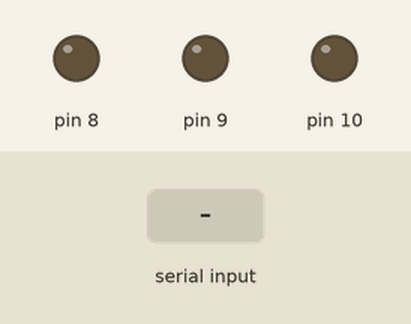
This sketch was run on a simulated Arduino Uno, built with avr-gcc and run on an emulated ATmega328P. Shown: output pins drawn as LEDs (lit = HIGH). The inputs (shaded band) are chosen by the test bench.

Above: at 1.2 s.
1.3 s: "g" received over Serial
At 2.4 s:
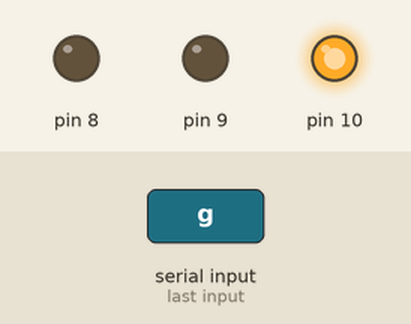
2.8 s: "y" received over Serial
At 3.5 s:
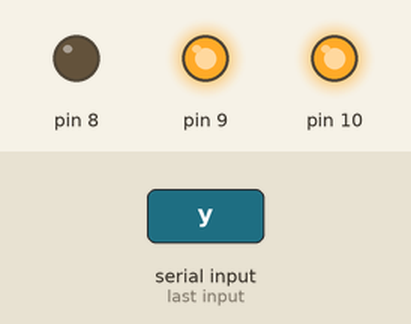
4.3 s: "r" received over Serial
At 4.7 s:
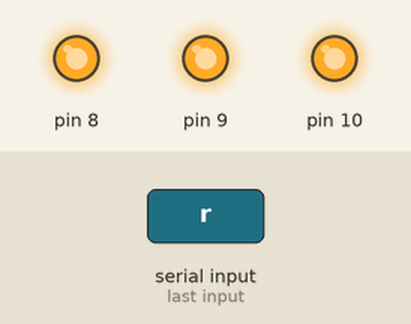
5.8 s: "f" received over Serial
At 7.0 s:
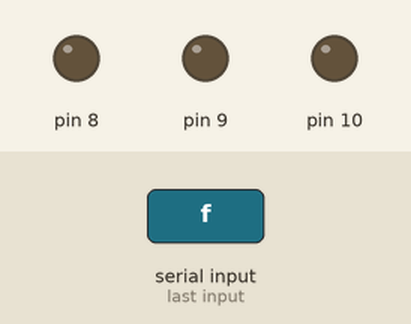
7.3 s: "y" received over Serial
At 8.1 s:
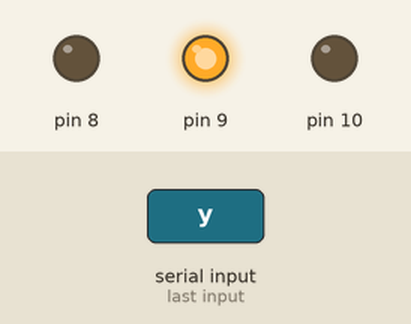
8.8 s: "r" received over Serial
At 9.3 s:
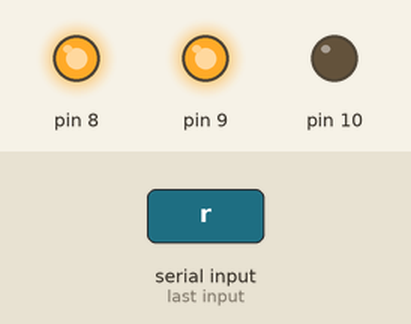
Timing chart, 0 to 11.3 s (numbered marks = the images above; inputs shaded):
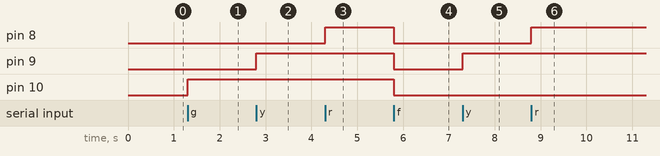

Measured:
- after the input at 1.3 s, pin 10: LOW → HIGH at once
- after the input at 2.8 s, pin 9: LOW → HIGH at once
- after the input at 4.3 s, pin 8: LOW → HIGH at once
- after the input at 5.8 s, pin 8–10: HIGH → LOW at once
- after the input at 7.3 s, pin 9: LOW → HIGH at once
- after the input at 8.8 s, pin 8: LOW → HIGH at once

The sketch:

LEDcontrol.ino
```cpp
void setup() {


  pinMode(8, OUTPUT);
  pinMode(9, OUTPUT);
  pinMode(10, OUTPUT);

  Serial.begin(9600);

}

void loop() {

  if(Serial.available()){
    char val = Serial.read();

  if (val == 'g'){
    digitalWrite(10, HIGH);
    }
  if (val == 'y'){
    digitalWrite(9, HIGH);
    }
  if (val == 'r'){
    digitalWrite(8, HIGH);
    }
  if (val == 'f'){
    digitalWrite(8, LOW);
    digitalWrite(9, LOW);
    digitalWrite(10, LOW);
    }

  }

}
```
